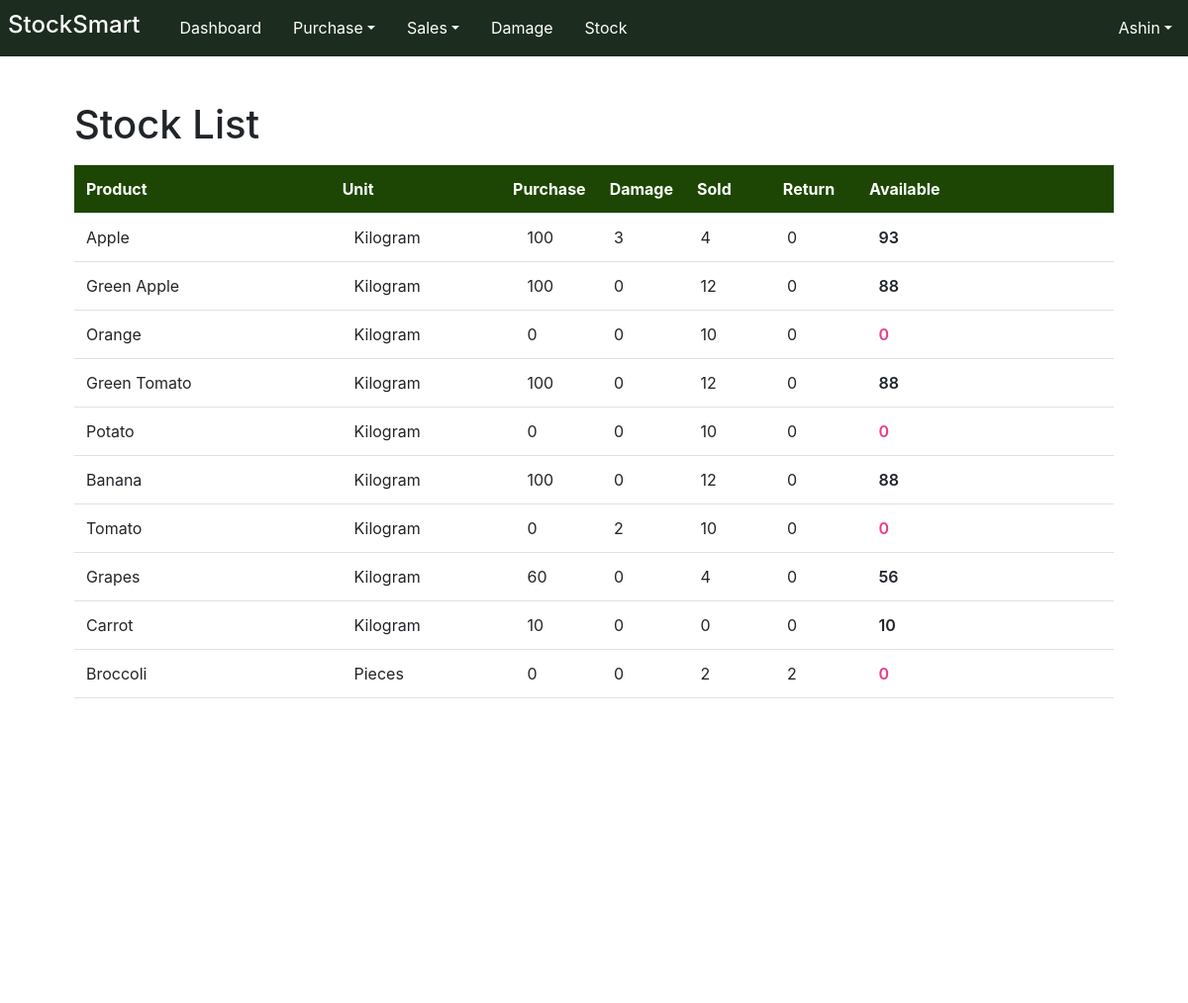
Before: /Stock/stock_list/ (signed in, upper part) with the older database file.
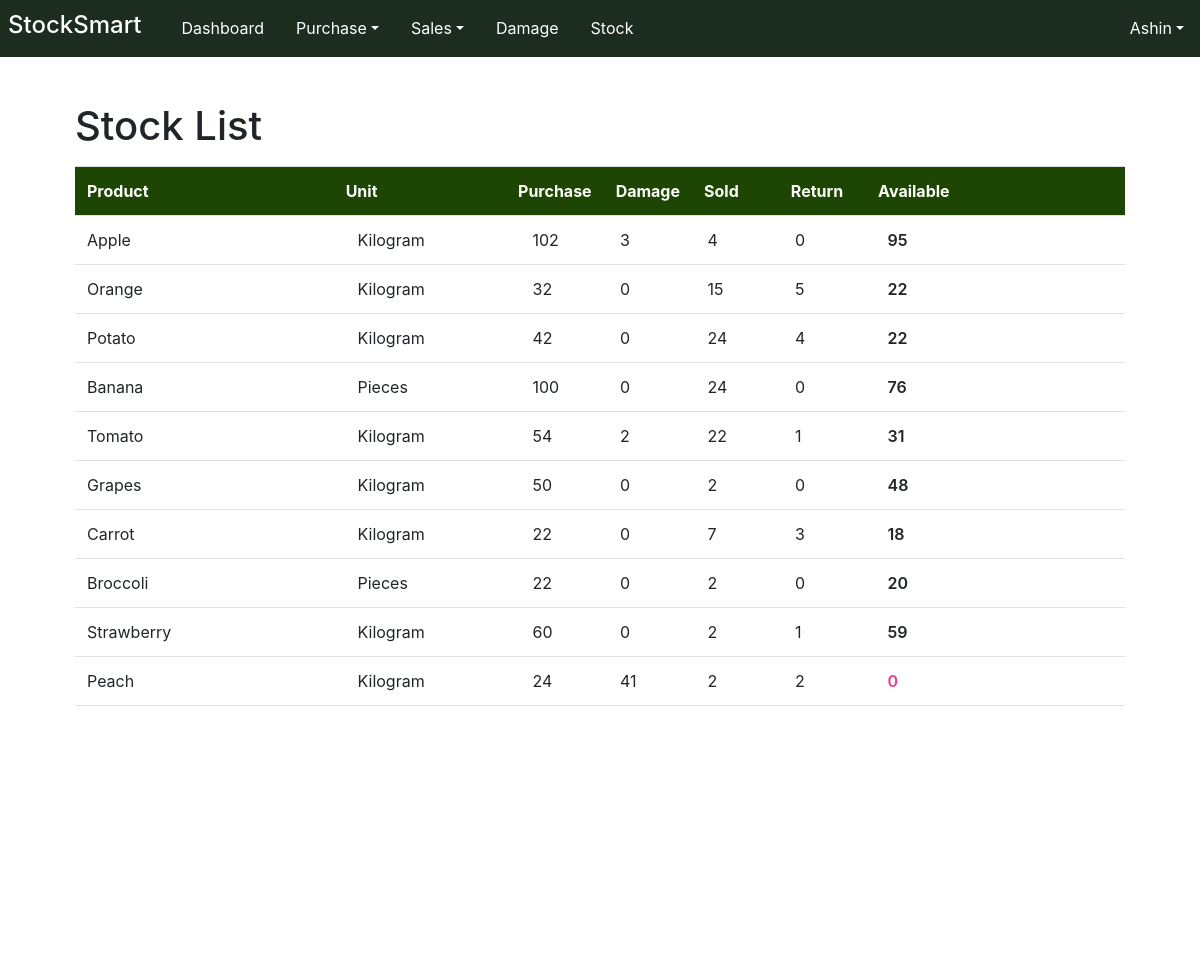
After: the same page with the newer database file.
### Stock/models.py (models this page shows, shortened)
class stockTable(models.Model):
    st_item = models.OneToOneField(itemTable, on_delete=models.CASCADE)
    st_purchasesStock = models.PositiveIntegerField(default=0)
    st_soldStock = models.PositiveIntegerField(default=0)
    st_salesReturnStock = models.PositiveIntegerField(default=0)
    st_damageStock = models.PositiveIntegerField(default=0)
    st_remainingStock = models.PositiveIntegerField(default=0)

### Core/models.py (models this page shows, shortened)
class itemTable(models.Model):
    UNIT_CHOICES = [
        ('Kilogram', 'Kg'),
        ('Pieces', 'Pcs'),
    ]
    CATEGORY_CHOICE = [
        ('Vegetables', 'Veg'),
        ('Fruits', 'Fru'),
    ]
    item_name = models.CharField(max_length=50, null=True, blank=True, unique=True)
    item_category = models.CharField(max_length=50, choices=CATEGORY_CHOICE)
    item_unit = models.CharField(max_length=15, choices=UNIT_CHOICES)

### Stock/views.py (the view)
# urls.py: path("stock_list/", views.stock_list, name="stock_list"),
@admin_required
def stock_list(request):
    base_template = 'user/Index.html' if request.user.role == "Admin" else 'user/staff_index.html'
    st=stockTable.objects.all()
    return render(request,"stock/stock_list.html",{'st':st, 'base_template':base_template})

### templates/stock/stock_list.html (shortened to what this page needs)
<!DOCTYPE html>
{% extends base_template %}
{% load static %}
{% block content %}
<html lang="en">
<head>
    <link rel="stylesheet" href="https://ajax.googleapis.com/ajax/libs/jqueryui/1.12.1/themes/smoothness/jquery-ui.css">
    <link href="https://stackpath.bootstrapcdn.com/bootstrap/4.5.2/css/bootstrap.min.css" rel="stylesheet">
    <link href="{% static 'assets/style.css' %}" rel="stylesheet">
</head>
<body>
<div class="navheight"></div>
<br>
<br>
<div class="container d-flex flex-wrap">
    <div class="col-12">
       <div class="col-12 Dash-Price-card mt-3">
        <div class="my-3">
             <h1 class="mt-4">Stock List</h1>
        </div>
        <div>
            <table class="table table-hover" >
             <tr >
                 <th class="headerx col-3" scope="col">Product</th>
                 <th class="headerx col-2" scope="col">Unit</th>
                 <th class="headerx col-1" scope="col">Purchase</th>
                 <th class="headerx col-1" scope="col">Damage</th>
                 <th class="headerx col-1" scope="col">Sold</th>
                 <th class="headerx col-1" scope="col">Return</th>
                 <th class="headerx col-3" scope="col">Available</th>
                 </tr></table>
                <div class="" style="height: 500px; overflow: auto;">
                    <table class="table table-hover" >
                {% for i in st %}
                <tr>
                <td class=" col-3" >{{ i.st_item.item_name }}</td>
                <td class=" col-2" style="padding-left: 20px;">{{i.st_item.item_unit}}</td>
                <td class=" col-1" style="padding-left: 20px;">{{i.st_purchasesStock}}</td>
                <td class=" col-1" style="padding-left: 20px;">{{i.st_damageStock}}</td>
                <td class=" col-1" style="padding-left: 20px;">{{i.st_soldStock}}</td>
                <td class=" col-1" style="padding-left: 20px;">{{i.st_salesReturnStock}}</td>
                <td class=" col-3 {% if i.st_remainingStock < 10 %}text-pink{% endif %}" style="padding-left: 25px;font-weight: 600;">{{i.st_remainingStock}}</td>
                </tr>
                {% endfor %}
                    </table>
                </div>
        </div>
    </div>
    </div>
    </div>
</body>
</html>
{% endblock %}

Changed rows visible on the page:
removed stockTable: st_item.item_name "Green Apple", st_item.item_unit "Kilogram", st_purchasesStock "100", st_damageStock "0", st_soldStock "12", st_salesReturnStock "0", st_remainingStock "88"
removed stockTable: st_item.item_name "Green Tomato", st_item.item_unit "Kilogram", st_purchasesStock "100", st_damageStock "0", st_soldStock "12", st_salesReturnStock "0", st_remainingStock "88"
changed stockTable "Apple": st_purchasesStock "100" → "102"; st_remainingStock "93" → "95"
changed stockTable "Orange": st_purchasesStock "0" → "32"; st_soldStock "10" → "15"; st_salesReturnStock "0" → "5"; st_remainingStock "0" → "22"
changed stockTable "Potato": st_purchasesStock "0" → "42"; st_soldStock "10" → "24"; st_salesReturnStock "0" → "4"; st_remainingStock "0" → "22"
changed stockTable "Banana": st_item.item_unit "Kilogram" → "Pieces"; st_soldStock "12" → "24"; st_remainingStock "88" → "76"
changed stockTable "Tomato": st_purchasesStock "0" → "54"; st_soldStock "10" → "22"; st_salesReturnStock "0" → "1"; st_remainingStock "0" → "31"
changed stockTable "Grapes": st_purchasesStock "60" → "50"; st_soldStock "4" → "2"; st_remainingStock "56" → "48"
changed stockTable "Carrot": st_purchasesStock "10" → "22"; st_soldStock "0" → "7"; st_salesReturnStock "0" → "3"; st_remainingStock "10" → "18"
changed stockTable "Broccoli": st_purchasesStock "0" → "22"; st_salesReturnStock "2" → "0"; st_remainingStock "0" → "20"
now on this page (row edited): stockTable: st_item.item_name "Strawberry", st_item.item_unit "Kilogram", st_purchasesStock "60", st_damageStock "0", st_soldStock "2", st_salesReturnStock "1", st_remainingStock "59"
now on this page (row edited): stockTable: st_item.item_name "Peach", st_item.item_unit "Kilogram", st_purchasesStock "24", st_damageStock "41", st_soldStock "2", st_salesReturnStock "2", st_remainingStock "0"
